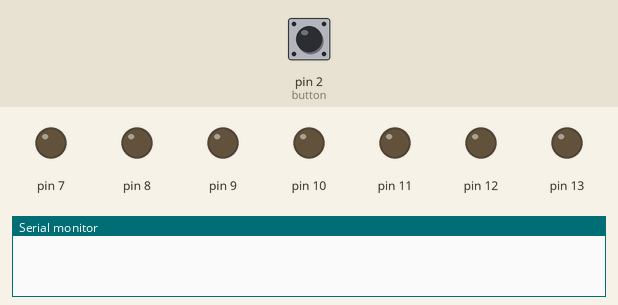
Bench run of a sketch on a simulated Arduino Uno, built with avr-gcc and run on an emulated ATmega328P. On the bench: output pins drawn as LEDs (lit = HIGH), the last lines printed to the serial monitor. The inputs (shaded band) are chosen by the test bench; at power-on: pin 2 (button) LOW.

Above: at 1.2 s.
1.3 s: pin 2 (button) pulled HIGH for 0.15 s
At 1.9 s:
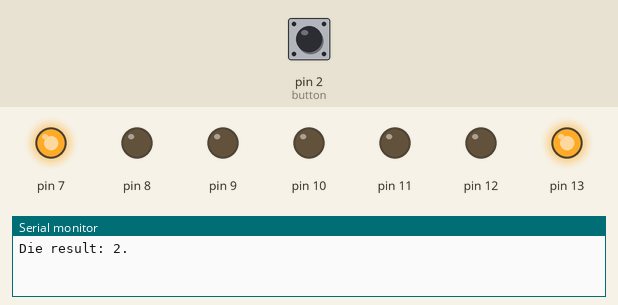
2.9 s: pin 2 (button) pulsed HIGH 5 times (0.12 s each, 0.3 s apart)
At 5.3 s:
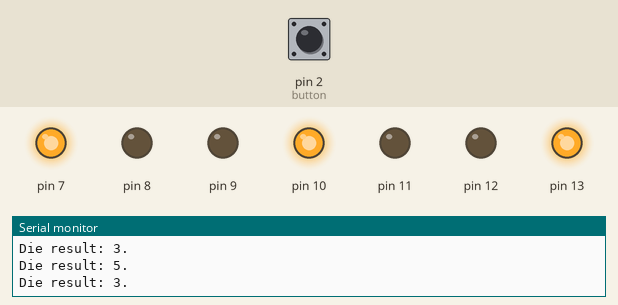
5.9 s: pin 2 (button) pulled HIGH for 1 s
At 6.6 s:
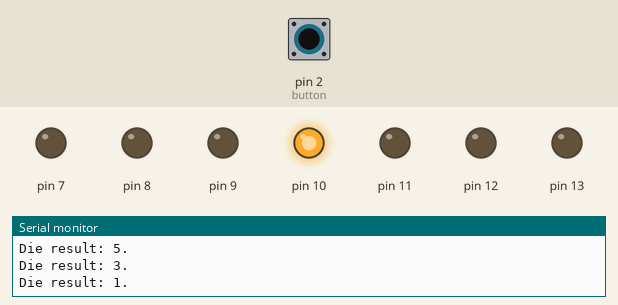
8.4 s: pin 2 (button) pulled HIGH for 3.2 s
At 9.7 s:
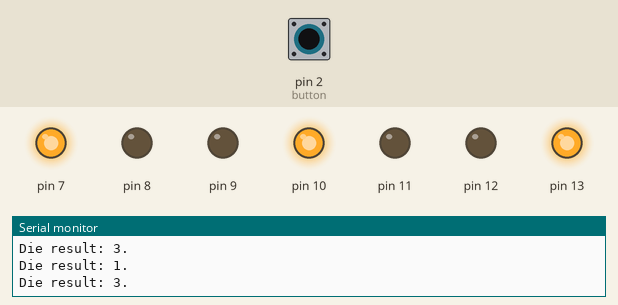
Timing chart, 0 to 11.4 s (numbered marks = the images above; inputs shaded):
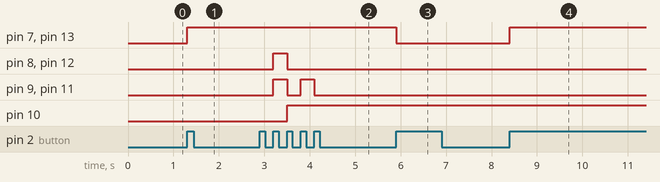

The sketch:

Electronical_Die.ino
```cpp
/**
 *  Electronical die made out of LEDs is rolled by pressing
 *  a button. Rolling unfairly is enabled/disabled by writing
 *  'c', the cheat character, to the serial monitor. When
 *  cheating is enabled, you are more likely to roll six.
 *
 *  Author: Børre A. Opedal Lunde
 *  Date created (yyyy/mm/dd): 2019/02/20
 *  Date updated (yyyy/mm/dd): 2019/04/08
 */

#include <Button.h>
#include <Led.h>
#include <Die.h>

// To improve readability of the code, HIGH and LOW is redefined ON and
// OFF. This because it is more intuitive to understand the behaviour of
// an LED by turning it on or off, rather than setting it high or low.
#define ON HIGH
#define OFF LOW

const char CHEAT_CHARACTER = 'c';

Die die;
Button button(2); //                                    Digital pin:  2
Led ledTL(13);    // TL: top-left        Die layout:    Digital pin: 13
Led ledTR(9);     // TR: top-right      |---------- |   Digital pin:  9
Led ledL(12);     // L:  left           | TL     TR |   Digital pin: 12
Led ledC(10);     // C:  centre         |  L  C  R  |   Digital pin: 10
Led ledR(8);      // R:  right          | BL     BR |   Digital pin:  8
Led ledBL(11);    // BL: bottom-left    |-----------|   Digital pin: 11
Led ledBR(7);     // BR: bottom-right                   Digital pin:  7

void showDieFace(char number);

/**
 *  The code in setup is run once the program starts.
 */
void setup() {
  Serial.begin(9600);  // Baud rate 9600 Bd.
}

/**
 *  The code in loop is repeated all the time, after setup is finished.
 */
void loop() {
  // Updates the button's previous and current state. This is necessary
  // in order to check if the button is pressed or has switched state.
  button.update();

  // Toggle cheating if the cheat character is sent to the serial monitor.
  if (Serial.read() == CHEAT_CHARACTER) die.toggleCheating();

  // Only continue the code if the button is pressed and the button
  // has switched state. This makes sure the button only registers a
  // press once, even when it is held in for a long period of time.
  if (!button.isPressed() || !button.hasSwitchedState()) return;

  // The die rolls unfairly when cheating
  // is enabled, otherwise it rolls fairly.
  die.roll();

  // Shows the die face received from the result of the roll of the die.
  showDieFace(die.getResult());

  // Debug message in serial monitor outputs the result of the roll.
  Serial.println("Die result: " + (String) die.getResult() + ".");
}

/**
 *  Turns on the LEDs of the given die face and turns off the rest.
 *  @param  number
 *          the number that represents the die face to be shown.
 *
 *  F.e.: if the number is 3, LEDs of die face
 *  three is turned on, and the rest turned off.
 */
void showDieFace(char number) {
  switch (number) {
    case 1: // Shows die face one.
      ledTL.setState(OFF);
      ledTR.setState(OFF);
      ledL.setState(OFF);
      ledC.setState(ON);
      ledR.setState(OFF);
      ledBL.setState(OFF);
      ledBR.setState(OFF);
      break;
    case 2: // Shows die face two.
      ledTL.setState(ON);
      ledTR.setState(OFF);
      ledL.setState(OFF);
      ledC.setState(OFF);
      ledR.setState(OFF);
      ledBL.setState(OFF);
      ledBR.setState(ON);
      break;
    case 3: // Shows die face three.
      ledTL.setState(ON);
      ledTR.setState(OFF);
      ledL.setState(OFF);
      ledC.setState(ON);
      ledR.setState(OFF);
      ledBL.setState(OFF);
      ledBR.setState(ON);
      break;
    case 4: // Shows die face four.
      ledTL.setState(ON);
      ledTR.setState(ON);
      ledL.setState(OFF);
      ledC.setState(OFF);
      ledR.setState(OFF);
      ledBL.setState(ON);
      ledBR.setState(ON);
      break;
    case 5: // Shows die face five.
      ledTL.setState(ON);
      ledTR.setState(ON);
      ledL.setState(OFF);
      ledC.setState(ON);
      ledR.setState(OFF);
      ledBL.setState(ON);
      ledBR.setState(ON);
      break;
    case 6: // Shows die face six.
      ledTL.setState(ON);
      ledTR.setState(ON);
      ledL.setState(ON);
      ledC.setState(OFF);
      ledR.setState(ON);
      ledBL.setState(ON);
      ledBR.setState(ON);
      break;
    default: Serial.println("Should not reach here.");
  }
}
```

Measured:
- after the input at 1.3 s, pin 7, pin 13: LOW → HIGH at once
- after the input at 2.9 s, pin 8, pin 12: LOW → HIGH after 0.30 s, → LOW 0.30 s later; pin 9, pin 11: alternates HIGH for 0.30 s and LOW for 0.30 s, 4 changes in all, then stays LOW, starting after 0.30 s; pin 10: LOW → HIGH after 0.60 s
- after the input at 5.9 s, pin 7, pin 13: HIGH → LOW at once
- after the input at 8.4 s, pin 7, pin 13: LOW → HIGH at once
